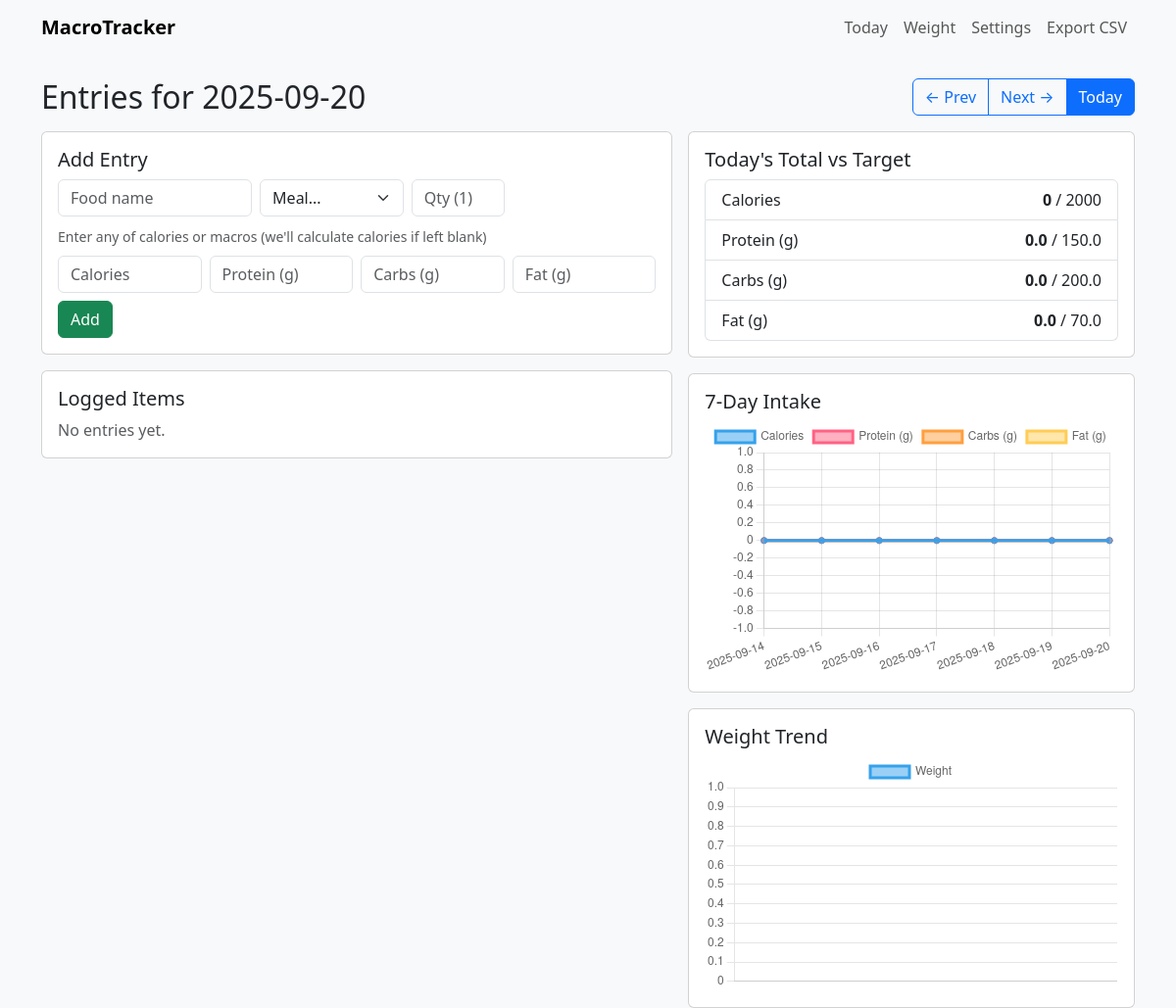
Page /today on the committed database.
### app.py (models this page shows)
class Settings(db.Model):
    id = db.Column(db.Integer, primary_key=True)
    cal_target = db.Column(db.Integer, nullable=False, default=2000)
    protein_target = db.Column(db.Float, nullable=False, default=150)
    carb_target = db.Column(db.Float, nullable=False, default=200)
    fat_target = db.Column(db.Float, nullable=False, default=70)
    weight_goal = db.Column(db.Float, nullable=True)  # optional target weight

### app.py (the view)
    @app.route("/today")
    def today():
        d = date.today()
        entries, totals, settings = summary_for_date(d)
        xs, cal_s, p_s, c_s, f_s = week_series(d, 7)
        wlogs = WeightLog.query.order_by(WeightLog.when.asc()).all()
        return render_template(
            "day.html",
            day=d,
            prev_day=(d - timedelta(days=1)),
            next_day=(d + timedelta(days=1)),
            entries=entries,
            totals=totals,
            settings=settings,
            week_labels=xs,
            week_cals=cal_s,
            week_p=p_s,
            week_c=c_s,
            week_f=f_s,
            weights=wlogs
        )

### app.py (called while the page is built)
def summary_for_date(d: date):
    entries = Entry.query.filter_by(when=d).order_by(Entry.created_at.desc()).all()
    totals = {
        'calories': 0,
        'protein': 0.0,
        'carbs': 0.0,
        'fat': 0.0,
    }
    for e in entries:
        totals['calories'] += e.computed_calories()
        m = e.macros()
        totals['protein'] += m['protein']
        totals['carbs'] += m['carbs']
        totals['fat'] += m['fat']
    settings = Settings.query.first()
    return entries, totals, settings

def week_series(end_date: date, days: int = 7):
    xs = []
    cal_series = []
    protein_series = []
    carb_series = []
    fat_series = []
    for i in range(days-1, -1, -1):
        d = end_date - timedelta(days=i)
        _, totals, _ = summary_for_date(d)
        xs.append(d.isoformat())
        cal_series.append(totals['calories'])
        protein_series.append(round(totals['protein'], 1))
        carb_series.append(round(totals['carbs'], 1))
        fat_series.append(round(totals['fat'], 1))
    return xs, cal_series, protein_series, carb_series, fat_series

### templates/day.html (shortened to what this page needs)
{% extends "base.html" %}
{% block content %}
<div class="d-flex justify-content-between align-items-center mb-3">
  <h2 class="mb-0">Entries for {{ day.isoformat() }}</h2>
  <div class="btn-group">
    {% if prev_day is defined and next_day is defined %}
      <a class="btn btn-outline-primary" href="{{ url_for('day_view', datestr=prev_day.isoformat()) }}">← Prev</a>
      <a class="btn btn-outline-primary" href="{{ url_for('day_view', datestr=next_day.isoformat()) }}">Next →</a>
    {% endif %}
    <a class="btn btn-primary" href="{{ url_for('today') }}">Today</a>
  </div>
</div>
<div class="row g-3">
  <div class="col-lg-7">
    <div class="card">
      <div class="card-body">
        <h5 class="card-title">Add Entry</h5>
        <form method="post" action="{{ url_for('add_entry') }}" class="row g-2">
          <div class="col-md-4">
            <input class="form-control" name="name" placeholder="Food name" required>
          </div>
          <div class="col-md-3">
            <select class="form-select" name="meal">
              <option value="">Meal...</option>
            </select>
          </div>
          <div class="col-md-2">
            <input class="form-control" type="number" step="0.1" name="quantity" placeholder="Qty (1)">
          </div>
          <div class="col-12"><small class="text-muted">Enter any of calories or macros (we'll calculate calories if left blank)</small></div>
          <div class="col-md-3">
            <input class="form-control" type="number" step="1" name="calories" placeholder="Calories">
          </div>
          <div class="col-md-3">
            <input class="form-control" type="number" step="0.1" name="protein" placeholder="Protein (g)">
          </div>
          <div class="col-md-3">
            <input class="form-control" type="number" step="0.1" name="carbs" placeholder="Carbs (g)">
          </div>
          <div class="col-md-3">
            <input class="form-control" type="number" step="0.1" name="fat" placeholder="Fat (g)">
          </div>
          <div class="col-12">
            <button class="btn btn-success">Add</button>
          </div>
        </form>
      </div>
    </div>
    <div class="card mt-3">
      <div class="card-body">
        <h5 class="card-title">Logged Items</h5>
        {% if entries %}
          <div class="table-responsive">
            <table class="table table-sm align-middle">
              <thead>
                <tr>
                  <th>Food</th><th>Meal</th><th>Qty</th>
                  <th class="text-end">Protein</th><th class="text-end">Carbs</th><th class="text-end">Fat</th>
                  <th class="text-end">Calories</th><th></th>
                </tr>
              </thead>
              <tbody>
                {% for e in entries %}
                {% set m = e.macros() %}
                <tr>
                  <td>{{ e.name }}</td>
                  <td>{{ e.meal or "—" }}</td>
                  <td>{{ e.quantity or 1 }}</td>
                  <td class="text-end">{{ '%.1f'|format(m.protein) }}</td>
                  <td class="text-end">{{ '%.1f'|format(m.carbs) }}</td>
                  <td class="text-end">{{ '%.1f'|format(m.fat) }}</td>
                  <td class="text-end">{{ e.computed_calories() }}</td>
                  <td class="text-end">
                    <form method="post" action="{{ url_for('delete_entry', entry_id=e.id) }}" onsubmit="return confirm('Delete this entry?')">
                      <button class="btn btn-sm btn-outline-danger">Delete</button>
                    </form>
                  </td>
                </tr>
                {% endfor %}
              </tbody>
            </table>
          </div>
        {% else %}
          <p class="text-muted mb-0">No entries yet.</p>
        {% endif %}
      </div>
    </div>
  </div>
  <div class="col-lg-5">
    <div class="card mb-3">
      <div class="card-body">
        <h5 class="card-title">Today's Total vs Target</h5>
        <ul class="list-group">
          <li class="list-group-item d-flex justify-content-between">
            <span>Calories</span>
            <span><strong>{{ totals.calories }}</strong> / {{ settings.cal_target }}</span>
          </li>
          <li class="list-group-item d-flex justify-content-between">
            <span>Protein (g)</span>
            <span><strong>{{ '%.1f'|format(totals.protein) }}</strong> / {{ '%.1f'|format(settings.protein_target) }}</span>
          </li>
          <li class="list-group-item d-flex justify-content-between">
            <span>Carbs (g)</span>
            <span><strong>{{ '%.1f'|format(totals.carbs) }}</strong> / {{ '%.1f'|format(settings.carb_target) }}</span>
          </li>
          <li class="list-group-item d-flex justify-content-between">
            <span>Fat (g)</span>
            <span><strong>{{ '%.1f'|format(totals.fat) }}</strong> / {{ '%.1f'|format(settings.fat_target) }}</span>
          </li>
        </ul>
      </div>
    </div>
    <div class="card mb-3">
      <div class="card-body">
        <h5 class="card-title">7-Day Intake</h5>
        <div style="height:260px">
          <canvas id="calChart" style="height:100%"></canvas>
        </div>
        <script>
          const labels = {{ week_labels|tojson }};
          const calories = {{ week_cals|tojson }};
          const protein = {{ week_p|tojson }};
          const carbs = {{ week_c|tojson }};
          const fat = {{ week_f|tojson }};
          const calCanvas = document.getElementById('calChart');
          window._charts = window._charts || {};
          if (window._charts.calChart) {
            try { window._charts.calChart.destroy(); } catch (e) {}
          }
          window._charts.calChart = new Chart(calCanvas, {
            type: 'line',
            data: {
              labels: labels,
              datasets: [
                { label: 'Calories', data: calories },
                { label: 'Protein (g)', data: protein },
                { label: 'Carbs (g)', data: carbs },
                { label: 'Fat (g)', data: fat }
              ]
            },
            options: { responsive: true, maintainAspectRatio: false }
          });
        </script>
      </div>
    </div>
    <div class="card">
      <div class="card-body">
        <h5 class="card-title">Weight Trend</h5>
        <div style="height:240px">
          <canvas id="weightChart" style="height:100%"></canvas>
        </div>
        <script>
          const wlabels = {{ weights|map(attribute='when')|map('isoformat')|list|tojson }};
          const wvalues = {{ weights|map(attribute='weight')|list|tojson }};
          const weightCanvas = document.getElementById('weightChart');
          window._charts = window._charts || {};
          if (window._charts.weightChart) {
            try { window._charts.weightChart.destroy(); } catch (e) {}
          }
          window._charts.weightChart = new Chart(weightCanvas, {
            type: 'line',
            data: { labels: wlabels, datasets: [{ label: 'Weight', data: wvalues }] },
            options: { responsive: true, maintainAspectRatio: false }
          });
        </script>
      </div>
    </div>
  </div>
</div>
{% endblock %}

### templates/base.html (shortened to what this page needs)
<!doctype html>
<html lang="en">
<head>
  <link href="https://cdn.jsdelivr.net/npm/bootstrap@5.3.3/dist/css/bootstrap.min.css" rel="stylesheet">
</head>
<body class="bg-light">
  <nav class="navbar navbar-expand-lg bg-body-tertiary mb-4">
    <div class="container">
      <a class="navbar-brand fw-bold" href="{{ url_for('today') }}">MacroTracker</a>
      <div class="navbar-nav">
        <a class="nav-link" href="{{ url_for('today') }}">Today</a>
        <a class="nav-link" href="{{ url_for('weights') }}">Weight</a>
        <a class="nav-link" href="{{ url_for('settings') }}">Settings</a>
        <a class="nav-link" href="{{ url_for('export_csv') }}">Export CSV</a>
      </div>
    </div>
  </nav>
  <div class="container">
    {% block content %}{% endblock %}
  </div>
</body>
</html>

### rows in the picture
Settings: cal_target "2000", protein_target "150.0", carb_target "200.0", fat_target "70.0"

### other values in the picture
{{ day.isoformat() }} "2025-09-20"
{{ totals.calories }} "0"
{{ '%.1f'|format(totals.protein) }} "0.0"
{{ '%.1f'|format(totals.carbs) }} "0.0"
{{ '%.1f'|format(totals.fat) }} "0.0"
chart data {{ week_labels|tojson }} ["2025-09-14", "2025-09-15", "2025-09-16", "2025-09-17", "2025-09-18", "2025-09-19", "2025-09-20"]
chart data {{ week_cals|tojson }} [0, 0, 0, 0, 0, 0, 0]
chart data {{ week_p|tojson }} [0.0, 0.0, 0.0, 0.0, 0.0, 0.0, 0.0]
chart data {{ week_c|tojson }} [0.0, 0.0, 0.0, 0.0, 0.0, 0.0, 0.0]
